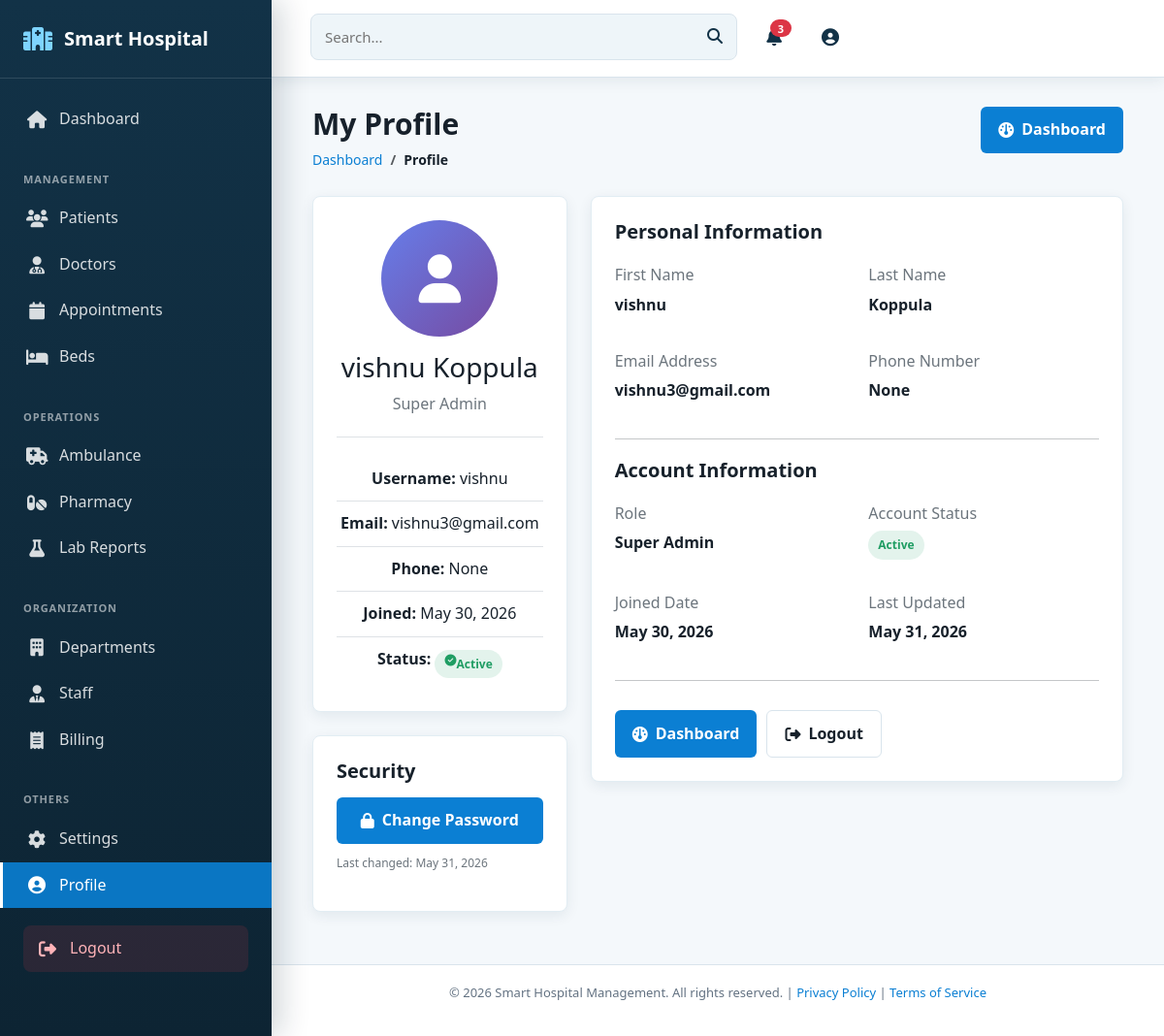
The page /accounts/profile/ (signed in) on the database its author committed.
### accounts/models.py (models this page shows, shortened)
class User(AbstractUser):
    class Roles(models.TextChoices):
        SUPER_ADMIN = "SUPER_ADMIN", "Super Admin"
        PATIENT = "PATIENT", "Patient"
        DOCTOR = "DOCTOR", "Doctor"
        ADMIN = "ADMIN", "Admin"
        NURSE = "NURSE", "Nurse"
    email = models.EmailField(unique=True)
    role = models.CharField(max_length=30, choices=Roles.choices, default=Roles.PATIENT)
    phone_number = models.CharField(max_length=15, blank=True, null=True)
    profile_picture = models.ImageField(upload_to="profiles/", blank=True, null=True)
    is_verified = models.BooleanField(default=False)
    created_at = models.DateTimeField(auto_now_add=True)
    updated_at = models.DateTimeField(auto_now=True)

### accounts/views.py (the view)
# urls.py: path("profile/", views.profile_view, name="profile"),
@login_required
def profile_view(request):
    patient_profile = getattr(request.user, "patient_profile", None)
    return render(
        request,
        "accounts/profile.html",
        {"user_obj": request.user, "patient_profile": patient_profile},
    )

### templates/accounts/profile.html (shortened to what this page needs)
{% extends 'base.html' %}
{% load static %}
{% block nav_profile %}active{% endblock %}
{% block content %}
<div class="container-fluid">
    <div class="page-header">
        <div>
            <h1 class="page-title">My Profile</h1>
            <nav aria-label="breadcrumb">
                <ol class="breadcrumb">
                    <li class="breadcrumb-item"><a href="{% url 'home' %}">Dashboard</a></li>
                    <li class="breadcrumb-item active">Profile</li>
                </ol>
            </nav>
        </div>
        <div>
            <a href="{% url 'accounts:dashboard' %}" class="add-btn">
                <i class="fas fa-gauge"></i> Dashboard
            </a>
        </div>
    </div>
    <div class="row">
        <div class="col-lg-4">
            <div class="table-card" style="text-align: center;">
                <div style="margin-bottom: 20px;">
                    <div style="width: 120px; height: 120px; background: linear-gradient(135deg, #667eea 0%, #764ba2 100%); border-radius: 50%; margin: 0 auto 15px; display: flex; align-items: center; justify-content: center; font-size: 50px; color: white;">
                        <i class="fas fa-user"></i>
                    </div>
                    <h3>{{ user.first_name }} {{ user.last_name }}</h3>
                    <p style="color: #6c757d;">{{ user.get_role_display }}</p>
                </div>
                <div style="border-top: 1px solid #dee2e6; padding-top: 20px;">
                    <div style="padding: 10px 0; border-bottom: 1px solid #dee2e6;">
                        <strong>Username:</strong> {{ user.username }}
                    </div>
                    <div style="padding: 10px 0; border-bottom: 1px solid #dee2e6;">
                        <strong>Email:</strong> {{ user.email }}
                    </div>
                    <div style="padding: 10px 0; border-bottom: 1px solid #dee2e6;">
                        <strong>Phone:</strong> {{ user.phone_number }}
                    </div>
                    <div style="padding: 10px 0; border-bottom: 1px solid #dee2e6;">
                        <strong>Joined:</strong> {{ user.created_at|date:"M d, Y" }}
                    </div>
                    <div style="padding: 10px 0;">
                        <strong>Status:</strong>
                        <span class="status-badge status-active">
                            <i class="fas fa-check-circle"></i> Active
                        </span>
                    </div>
                </div>
            </div>
            <div class="table-card" style="margin-top: 20px;">
                <h5 style="font-weight: 600; margin-bottom: 15px;">Security</h5>
                <button class="btn-primary" style="width: 100%; margin-bottom: 10px;" data-bs-toggle="modal" data-bs-target="#changePasswordModal">
                    <i class="fas fa-lock"></i> Change Password
                </button>
                <p style="font-size: 12px; color: #6c757d;">Last changed: {{ user.updated_at|date:"M d, Y" }}</p>
            </div>
        </div>
        <div class="col-lg-8">
            <div class="table-card">
                <h5 style="font-weight: 600; margin-bottom: 20px;">Personal Information</h5>
                <div class="row mb-3">
                    <div class="col-md-6">
                        <p style="color: #6c757d; margin-bottom: 5px;">First Name</p>
                        <p style="font-weight: 600;">{{ user.first_name }}</p>
                    </div>
                    <div class="col-md-6">
                        <p style="color: #6c757d; margin-bottom: 5px;">Last Name</p>
                        <p style="font-weight: 600;">{{ user.last_name }}</p>
                    </div>
                </div>
                <div class="row mb-3">
                    <div class="col-md-6">
                        <p style="color: #6c757d; margin-bottom: 5px;">Email Address</p>
                        <p style="font-weight: 600;">{{ user.email }}</p>
                    </div>
                    <div class="col-md-6">
                        <p style="color: #6c757d; margin-bottom: 5px;">Phone Number</p>
                        <p style="font-weight: 600;">{{ user.phone_number }}</p>
                    </div>
                </div>
                <hr style="margin: 20px 0;">
                <h5 style="font-weight: 600; margin-bottom: 20px;">Account Information</h5>
                <div class="row mb-3">
                    <div class="col-md-6">
                        <p style="color: #6c757d; margin-bottom: 5px;">Role</p>
                        <p style="font-weight: 600;">{{ user.get_role_display }}</p>
                    </div>
                    <div class="col-md-6">
                        <p style="color: #6c757d; margin-bottom: 5px;">Account Status</p>
                        <p style="font-weight: 600;">
                            {% if user.is_active %}
                            <span class="status-badge status-active">Active</span>
                            {% else %}
                            <span class="status-badge status-inactive">Inactive</span>
                            {% endif %}
                        </p>
                    </div>
                </div>
                <div class="row mb-3">
                    <div class="col-md-6">
                        <p style="color: #6c757d; margin-bottom: 5px;">Joined Date</p>
                        <p style="font-weight: 600;">{{ user.created_at|date:"M d, Y" }}</p>
                    </div>
                    <div class="col-md-6">
                        <p style="color: #6c757d; margin-bottom: 5px;">Last Updated</p>
                        <p style="font-weight: 600;">{{ user.updated_at|date:"M d, Y" }}</p>
                    </div>
                </div>
                <hr style="margin: 20px 0;">
                <div class="form-buttons">
                    <a href="{% url 'accounts:dashboard' %}" class="btn-primary">
                        <i class="fas fa-gauge"></i> Dashboard
                    </a>
                    <a href="{% url 'accounts:logout' %}" class="btn-secondary">
                        <i class="fas fa-sign-out-alt"></i> Logout
                    </a>
                </div>
            </div>
        </div>
    </div>
</div>
{% endblock %}

### templates/base.html (shortened to what this page needs)
{% load static %}
<!DOCTYPE html>
<html lang="en">
<head>
    <link href="https://cdn.jsdelivr.net/npm/bootstrap@5.3.0/dist/css/bootstrap.min.css" rel="stylesheet">
    <link rel="stylesheet" href="https://cdnjs.cloudflare.com/ajax/libs/font-awesome/6.4.0/css/all.min.css">
    <link rel="stylesheet" href="{% static 'css/style.css' %}">
</head>
<body>
    <div class="wrapper">
        <nav class="sidebar">
            <div class="sidebar-header">
                <div class="logo">
                    <i class="fas fa-hospital"></i>
                    <span>Smart Hospital</span>
                </div>
            </div>
            <ul class="nav-menu">
                <li><a href="{% url 'home' %}" class="nav-link {% block nav_home %}{% endblock %}"><i class="fas fa-home"></i> <span>Dashboard</span></a></li>
                <li class="nav-label">Management</li>
                <li><a href="{% url 'patients:list' %}" class="nav-link {% block nav_patients %}{% endblock %}"><i class="fas fa-users"></i> <span>Patients</span></a></li>
                <li><a href="{% url 'doctors:list' %}" class="nav-link {% block nav_doctors %}{% endblock %}"><i class="fas fa-user-md"></i> <span>Doctors</span></a></li>
                <li><a href="{% url 'appointment:list' %}" class="nav-link {% block nav_appointments %}{% endblock %}"><i class="fas fa-calendar"></i> <span>Appointments</span></a></li>
                <li><a href="{% url 'bedmanagement:list' %}" class="nav-link {% block nav_beds %}{% endblock %}"><i class="fas fa-bed"></i> <span>Beds</span></a></li>
                <li class="nav-label">Operations</li>
                <li><a href="{% url 'ambulance:list' %}" class="nav-link {% block nav_ambulance %}{% endblock %}"><i class="fas fa-ambulance"></i> <span>Ambulance</span></a></li>
                <li><a href="{% url 'pharmacy:list' %}" class="nav-link {% block nav_pharmacy %}{% endblock %}"><i class="fas fa-pills"></i> <span>Pharmacy</span></a></li>
                <li><a href="{% url 'lab_reports:list' %}" class="nav-link {% block nav_lab %}{% endblock %}"><i class="fas fa-flask"></i> <span>Lab Reports</span></a></li>
                <li class="nav-label">Organization</li>
                <li><a href="{% url 'departments:list' %}" class="nav-link {% block nav_departments %}{% endblock %}"><i class="fas fa-building"></i> <span>Departments</span></a></li>
                <li><a href="{% url 'staff:list' %}" class="nav-link {% block nav_staff %}{% endblock %}"><i class="fas fa-user-tie"></i> <span>Staff</span></a></li>
                <li><a href="{% url 'billing:list' %}" class="nav-link {% block nav_billing %}{% endblock %}"><i class="fas fa-receipt"></i> <span>Billing</span></a></li>
                <li class="nav-label">Others</li>
                <li><a href="#" class="nav-link" data-bs-toggle="modal" data-bs-target="#settingsModal"><i class="fas fa-cog"></i> <span>Settings</span></a></li>
                <li><a href="{% url 'accounts:profile' %}" class="nav-link {% block nav_profile %}{% endblock %}"><i class="fas fa-user-circle"></i> <span>Profile</span></a></li>
                <li><a href="{% url 'accounts:logout' %}" class="nav-link logout-link"><i class="fas fa-sign-out-alt"></i> <span>Logout</span></a></li>
            </ul>
        </nav>
        <div class="main-content">
            <header class="header">
                <div class="container-fluid">
                    <div class="header-content">
                        <div class="header-right">
                            <div class="search-bar">
                                <input type="text" id="globalSearch" placeholder="Search...">
                                <button><i class="fas fa-search"></i></button>
                            </div>
                            <div class="header-icons">
                                <a href="#" class="icon-btn notification-btn" data-bs-toggle="dropdown">
                                    <i class="fas fa-bell"></i>
                                    <span class="badge">3</span>
                                </a>
                                <a href="#" class="icon-btn" data-bs-toggle="dropdown">
                                    <i class="fas fa-user-circle"></i>
                                </a>
                            </div>
                        </div>
                    </div>
                </div>
            </header>
            <main class="page-content">
                {% block content %}{% endblock %}
            </main>
            <footer class="footer">
                <p>&copy; 2026 Smart Hospital Management. All rights reserved. | <a href="#">Privacy Policy</a> | <a href="#">Terms of Service</a></p>
            </footer>
        </div>
    </div>
</body>
</html>

### templates/base.html (style rules this page uses)
* { box-sizing: border-box; }
html, body { min-height: 100%; }
body { margin: 0; background: #f4f8fb; color: #17212b; font-family: "Segoe UI", Arial, sans-serif; }
.wrapper { display: flex; min-height: 100vh; background: #f4f8fb; }
.sidebar { position: fixed; inset: 0 auto 0 0; width: 280px; background: linear-gradient(180deg, #123247 0%, #0d2433 100%); color: #fff; overflow-y: auto; box-shadow: 10px 0 28px rgba(13, 36, 51, 0.18); z-index: 20; }
.sidebar-header { padding: 24px; border-bottom: 1px solid rgba(255, 255, 255, 0.12); }
.logo { display: flex; align-items: center; gap: 12px; font-size: 20px; font-weight: 700; }
.logo i { color: #7ed4ff; }
.nav-menu { list-style: none; margin: 0; padding: 18px 0 24px; }
.nav-menu li { list-style: none; }
.nav-label { display: block; padding: 14px 24px 8px; color: rgba(255, 255, 255, 0.55); font-size: 11px; font-weight: 700; letter-spacing: .08em; text-transform: uppercase; }
.nav-link { display: flex; align-items: center; gap: 12px; padding: 11px 24px; color: rgba(255, 255, 255, 0.84); text-decoration: none; border-left: 3px solid transparent; font-size: 16px; font-weight: 600; transition: all .2s ease; }
.nav-link i { width: 22px; text-align: center; }
.nav-link:hover, .nav-link.active { color: #fff; background: rgba(11, 127, 211, 0.9); border-left-color: #fff; }
.nav-menu .logout-link { margin: 18px 24px 8px; padding: 11px 14px; border-left: 0; border-radius: 8px; background: rgba(220, 53, 69, 0.14); color: #ffb3b8; }
.main-content { margin-left: 280px; width: calc(100% - 280px); min-height: 100vh; display: flex; flex-direction: column; }
.header { position: sticky; top: 0; z-index: 15; min-height: 76px; background: rgba(255, 255, 255, 0.96); border-bottom: 1px solid #d9e4ec; box-shadow: 0 4px 14px rgba(18, 50, 71, 0.08); }
.header-content { min-height: 76px; display: flex; align-items: center; justify-content: space-between; gap: 18px; padding: 0 28px; }
.toggle-sidebar, .search-bar button, .icon-btn { border: 0; background: transparent; color: #123247; }
.header-right, .header-icons { display: flex; align-items: center; gap: 18px; }
.search-bar { display: flex; align-items: center; width: min(440px, 42vw); padding: 10px 14px; background: #eef5f9; border: 1px solid #d9e4ec; border-radius: 8px; }
.search-bar input { width: 100%; border: 0; outline: 0; background: transparent; color: #17212b; font-size: 15px; }
.icon-btn { position: relative; display: inline-flex; align-items: center; justify-content: center; width: 40px; height: 40px; border-radius: 8px; text-decoration: none; font-size: 18px; }
.badge { position: absolute; top: 2px; right: 2px; min-width: 18px; height: 18px; border-radius: 999px; display: grid; place-items: center; background: #dc3545; color: #fff; font-size: 11px; }
.page-content { flex: 1; padding: 30px; }
.page-header { display: flex; align-items: flex-start; justify-content: space-between; gap: 16px; margin-bottom: 26px; }
.page-title { margin: 0; color: #17212b; font-size: 30px; font-weight: 750; }
.breadcrumb { margin: 8px 0 0; padding: 0; background: transparent; font-size: 14px; }
.row { display: flex; flex-wrap: wrap; margin-left: -12px; margin-right: -12px; }
[class*="col-"] { padding-left: 12px; padding-right: 12px; }
.col-lg-4 { width: 33.3333%; }
.col-lg-8 { width: 66.6667%; }
.mb-3 { margin-bottom: 16px; }
.stat-card, .table-card, .form-card { background: #fff; border: 1px solid #e2edf3; border-radius: 8px; box-shadow: 0 4px 14px rgba(18, 50, 71, 0.08); }
.table-card, .form-card { padding: 24px; margin-bottom: 24px; }
.add-btn, .btn-primary, .btn-secondary, .btn-sm { display: inline-flex; align-items: center; justify-content: center; gap: 8px; border-radius: 6px; text-decoration: none; font-weight: 700; border: 0; }
.add-btn, .btn-primary, .btn-view { background: #0b7fd3; color: #fff; }
.add-btn, .btn-primary, .btn-secondary { padding: 11px 18px; }
.btn-secondary { background: #fff; color: #17212b; border: 1px solid #d9e4ec; }
.status-badge { display: inline-flex; padding: 5px 10px; border-radius: 999px; font-size: 12px; font-weight: 700; }
.status-active, .status-completed { background: rgba(31, 157, 99, .12); color: #1f9d63; }
.form-buttons, .action-buttons { display: flex; flex-wrap: wrap; gap: 10px; }
.footer { padding: 18px 30px; background: #fff; border-top: 1px solid #d9e4ec; color: #637282; font-size: 13px; }

### rows shown on the page
User: first_name "vishnu", last_name "Koppula", role "Super Admin", username "vishnu", email "vishnu3@gmail.com", phone_number "None", created_at "May 30, 2026", updated_at "May 31, 2026"
